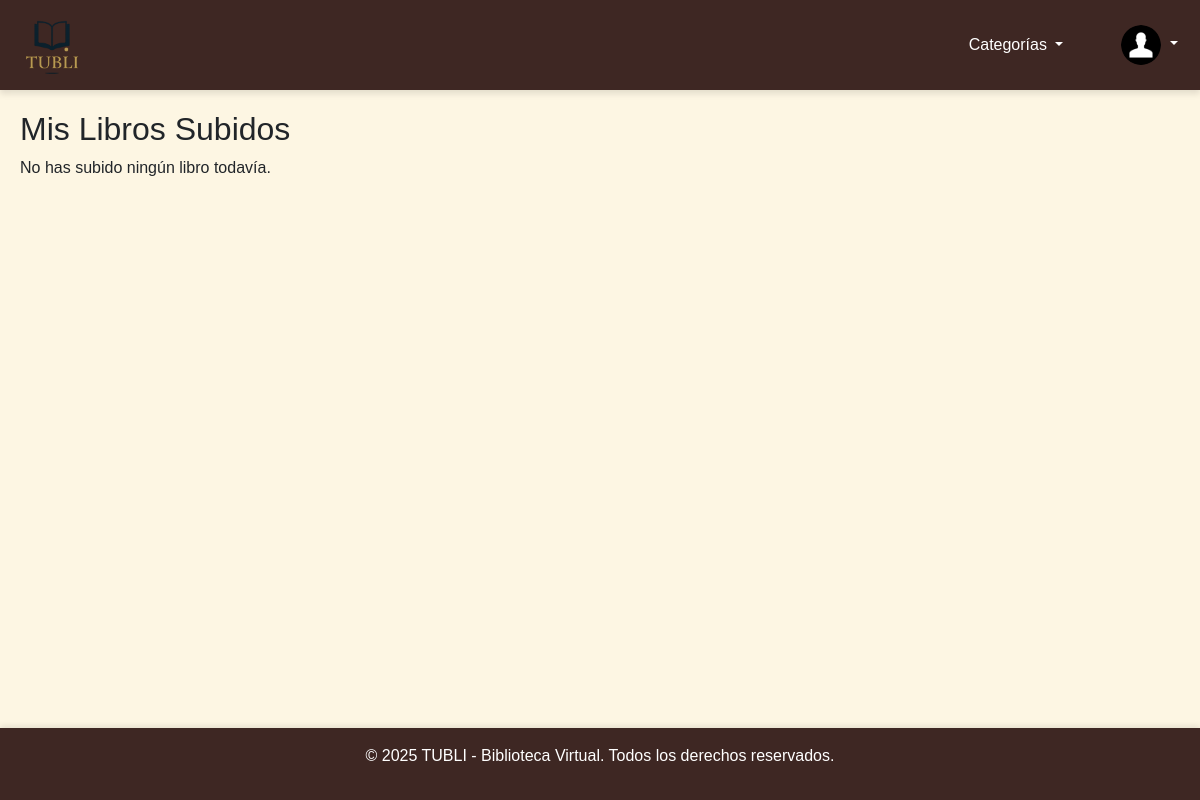
The app's page /mis-libros (signed in), older data.
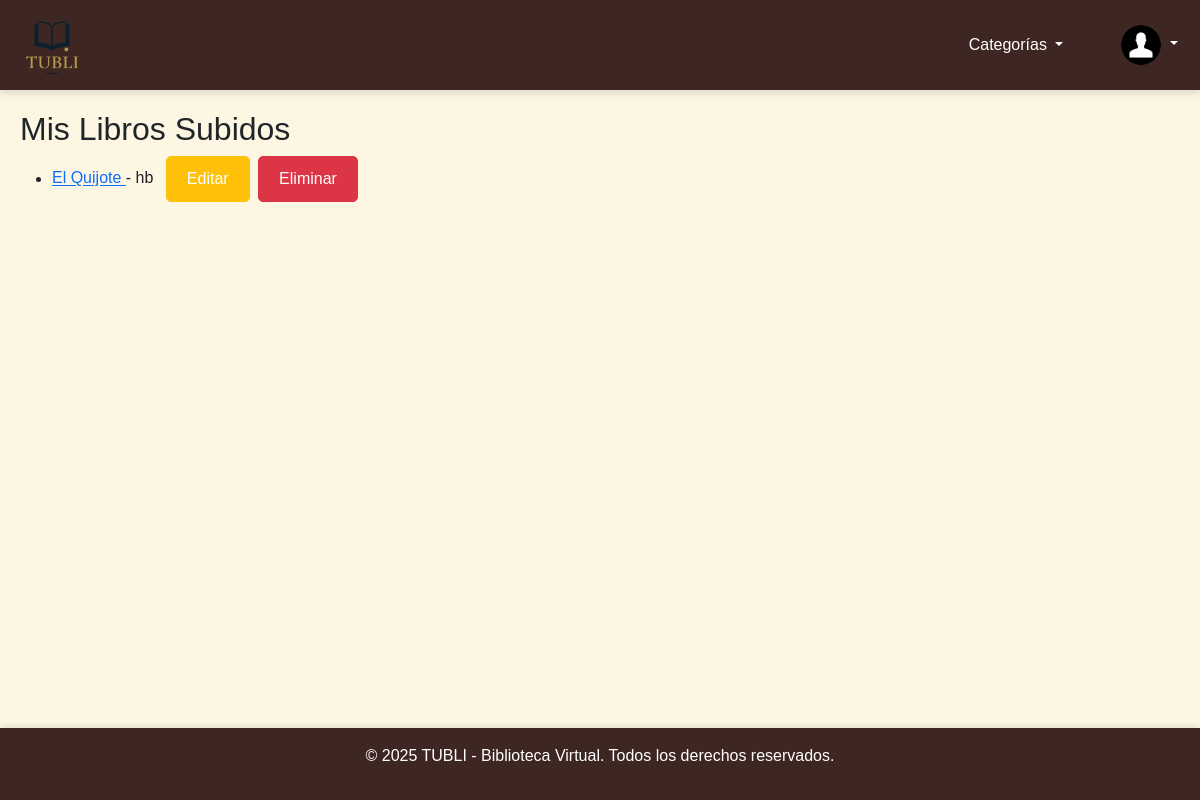
The same page, newer data.
### app/models.py (models this page shows, shortened)
class User(UserMixin, db.Model):
    __tablename__ = 'users'
    id = db.Column(db.Integer, primary_key=True)
    username = db.Column(db.String(100), unique=True, nullable=False)
    email = db.Column(db.String(150), unique=True, nullable=False)
    password_hash = db.Column(db.String(128))
    role = db.Column(db.String(20), default='user')
    books = db.relationship('Book', backref='user', lazy=True)
    favorites = db.relationship('Book', secondary=favorites, backref='favorited_by')
    profile_pic = db.Column(db.String(255), default='img/user_icon.png')  # NUEVO

class Book(db.Model):
    __tablename__ = 'books'
    id = db.Column(db.Integer, primary_key=True)
    title = db.Column(db.String(200), nullable=False)
    author = db.Column(db.String(150), nullable=False)
    year = db.Column(db.Integer)
    language = db.Column(db.String(50))
    languages = db.Column(db.String(200))  # NUEVO: lista de idiomas separados por coma
    author_birth_year = db.Column(db.Integer)  # NUEVO
    author_death_year = db.Column(db.Integer)  # NUEVO
    subject = db.Column(db.String(100))
    file_url = db.Column(db.String(255))
    cover_url = db.Column(db.String(255))
    summary = db.Column(db.Text)
    download_count = db.Column(db.Integer)
    formats = db.Column(db.Text)  # NUEVO: guarda el dict de formatos como JSON
    user_id = db.Column(db.Integer, db.ForeignKey('users.id'))  # NUEVO: referencia al usuario

### app/routes/main.py (the view)
@main_bp.route('/mis-libros')
@login_required
def mis_libros():
    libros = Book.query.filter_by(user_id=current_user.id).all()
    return render_template('mis_libros.html', libros=libros)

### app/models.py (called while the page is built)
@login_manager.user_loader
def load_user(user_id):
    from app.models import User
    return User.query.get(int(user_id))

### app/templates/mis_libros.html
{% extends "base.html" %}
{% block content %}
  <h2>Mis Libros Subidos</h2>
  {% if libros %}
    <ul>
      {% for libro in libros %}
        <li>
          <a href="{{ url_for('main.book_detail', book_id=libro.id) }}">
            {{ libro.title }}
          </a>
          - {{ libro.author }}
          <a href="{{ url_for('main.editar_libro', book_id=libro.id) }}" class="btn btn-sm btn-warning ms-2">Editar</a>
          <form action="{{ url_for('main.eliminar_libro', book_id=libro.id) }}" method="POST" style="display:inline;" onsubmit="return confirm('¿Seguro que quieres eliminar este libro?');">
            <button type="submit" class="btn btn-sm btn-danger ms-1">Eliminar</button>
          </form>
        </li>
      {% endfor %}
    </ul>
  {% else %}
    <p>No has subido ningún libro todavía.</p>
  {% endif %}
{% endblock %}

### app/templates/base.html (shortened to what this page needs)
<!doctype html>
<html lang="es">
  <head>
    <link href="https://cdn.jsdelivr.net/npm/bootstrap@5.3.0/dist/css/bootstrap.min.css" rel="stylesheet">
    <link rel="stylesheet" href="{{ url_for('static', filename='css/style.css') }}">
    <link rel="stylesheet" href="https://cdn.jsdelivr.net/npm/bootstrap-icons@1.10.5/font/bootstrap-icons.css">
  </head>
  <body>
    <nav class="navbar navbar-expand-lg navbar-dark" style="background-color: #3e2723 !important;">
      <div class="container-fluid">
        <a class="navbar-brand" href="{{ url_for('main.index') }}">
          <img src="{{ url_for('static', filename='img/tubli_logo.png') }}" alt="Logo" width="80" height="60" class="d-inline-block align-text-top">
        </a>
        <div class="ms-auto d-flex align-items-center">
          <div class="dropdown me-5">
            <a class="nav-link dropdown-toggle text-light" href="#" id="categoriasDropdown" role="button" data-bs-toggle="dropdown" aria-expanded="false">
              Categorías
            </a>
          </div>
          {% if current_user.is_authenticated %}
          <div class="dropdown">
            <a class="nav-link dropdown-toggle p-0" href="#" id="userDropdown" role="button" data-bs-toggle="dropdown" aria-expanded="false">
              <img src="{{ url_for('static', filename=current_user.profile_pic or 'img/user_icon.png') }}" alt="Usuario" width="40" height="40" class="rounded-circle">
            </a>
          </div>
          {% else %}
            <a class="btn btn-outline-light" href="{{ url_for('auth.login') }}">Iniciar sesión</a>
          {% endif %}
        </div>
      </div>
    </nav>
    <div class="container">
      {% block content %}{% endblock %}
    </div>
    <footer class="text-white text-center py-3 mt-4">
      {% block footer %}
      <p>&copy; 2025 TUBLI - Biblioteca Virtual. Todos los derechos reservados.</p>
      {% endblock %}
    </footer>
  </body>
</html>

### app/static/css/style.css (style rules this page uses)
html, body { height: 100%; min-height: 100%; }
body { font-family: 'Arial', sans-serif; background-color: #fdf6e3; margin: 0; padding: 0; display: flex; flex-direction: column; min-height: 100vh; }
.container { max-width: 1200px; margin: 0 auto; padding: 20px; flex: 1 0 auto; }
.navbar { box-shadow: 0 4px 6px rgba(0, 0, 0, 0.1); background-color: #3e2723 !important; }
.navbar-brand { font-size: 1.5rem; font-weight: bold; }
.nav-link { font-size: 1rem; margin-right: 10px; }
.navbar, .navbar-dark, .bg-dark { background-color: #3e2723 !important; }
.navbar .nav-link, .navbar .navbar-brand, .navbar .dropdown-toggle { color: #fff !important; }
.navbar .container, .navbar .container-fluid { background: transparent !important; }
.btn { border-radius: 5px; padding: 10px 20px; font-size: 1rem; }
footer { background-color: #3e2723; color: #fff; text-align: center; padding: 10px 0; margin-top: 20px; box-shadow: 0 -2px 6px rgba(0, 0, 0, 0.1); position: relative; width: 100%; flex-shrink: 0; }
form button { border-radius: 5px; padding: 10px 20px; font-size: 1rem; }
.btn-sm { color: #fff; }

### app/templates/base.html (style rules this page uses)
html, body { height: 100%; }
body { display: flex; flex-direction: column; min-height: 100vh; }
.container { flex: 1 0 auto; }
footer { flex-shrink: 0; }

Row changes from the older to the newer data that the page shows:
added Book: title "El Quijote", author "hb"
Text that changed along with them:
text no longer shown: "No has subido ningún libro todavía."
